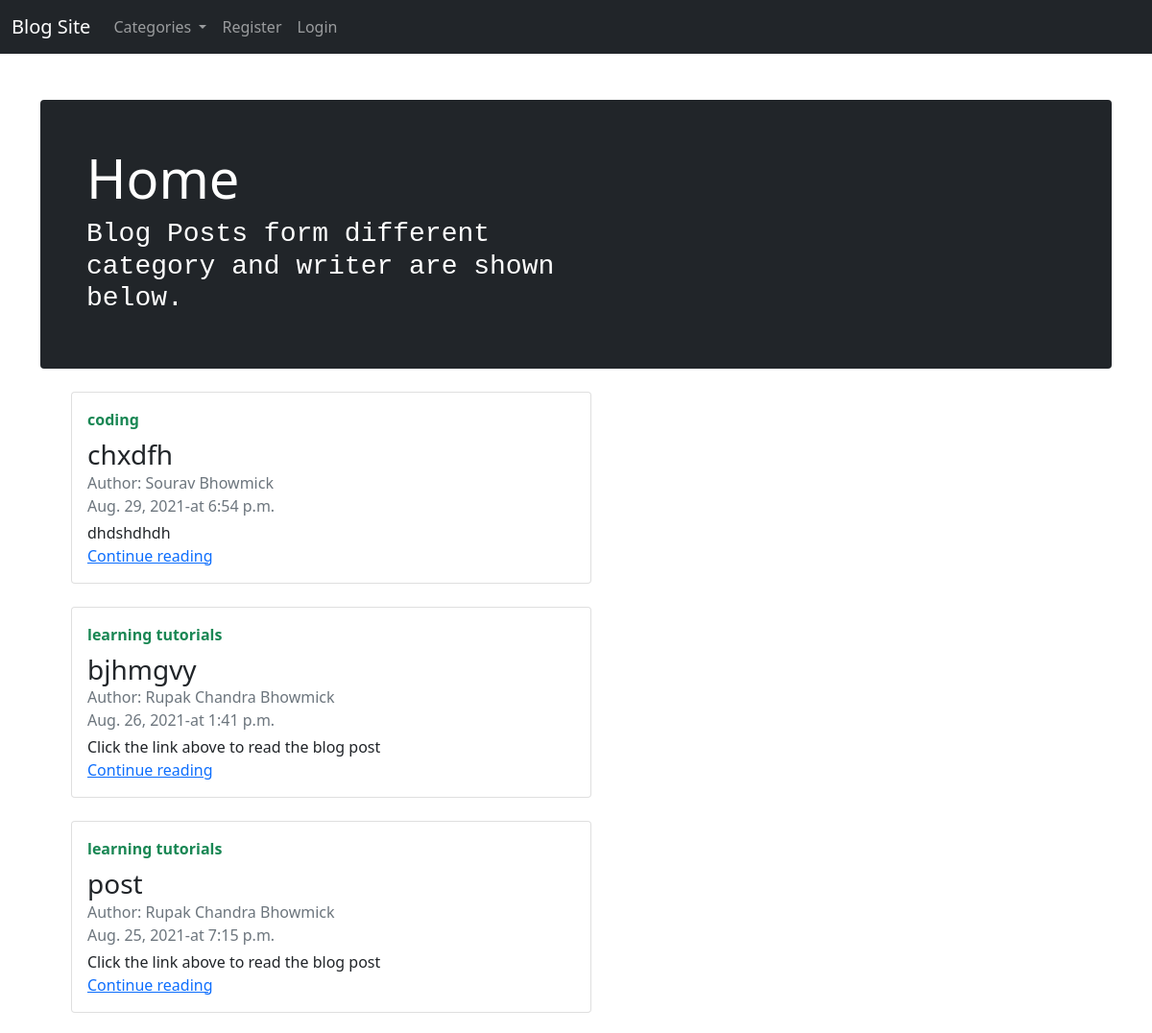
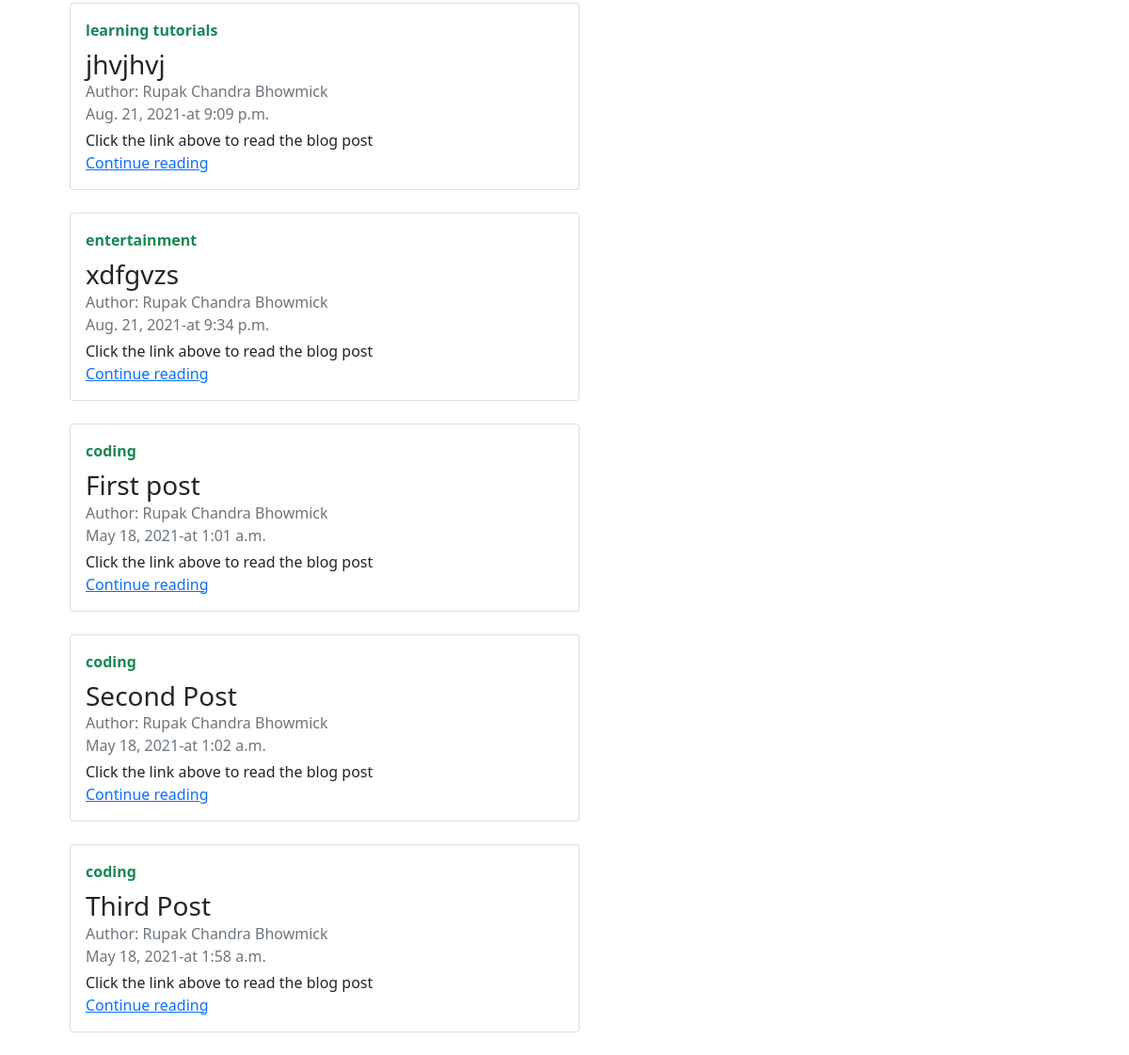
Before: / with the older database file (2 pictures, top to bottom).
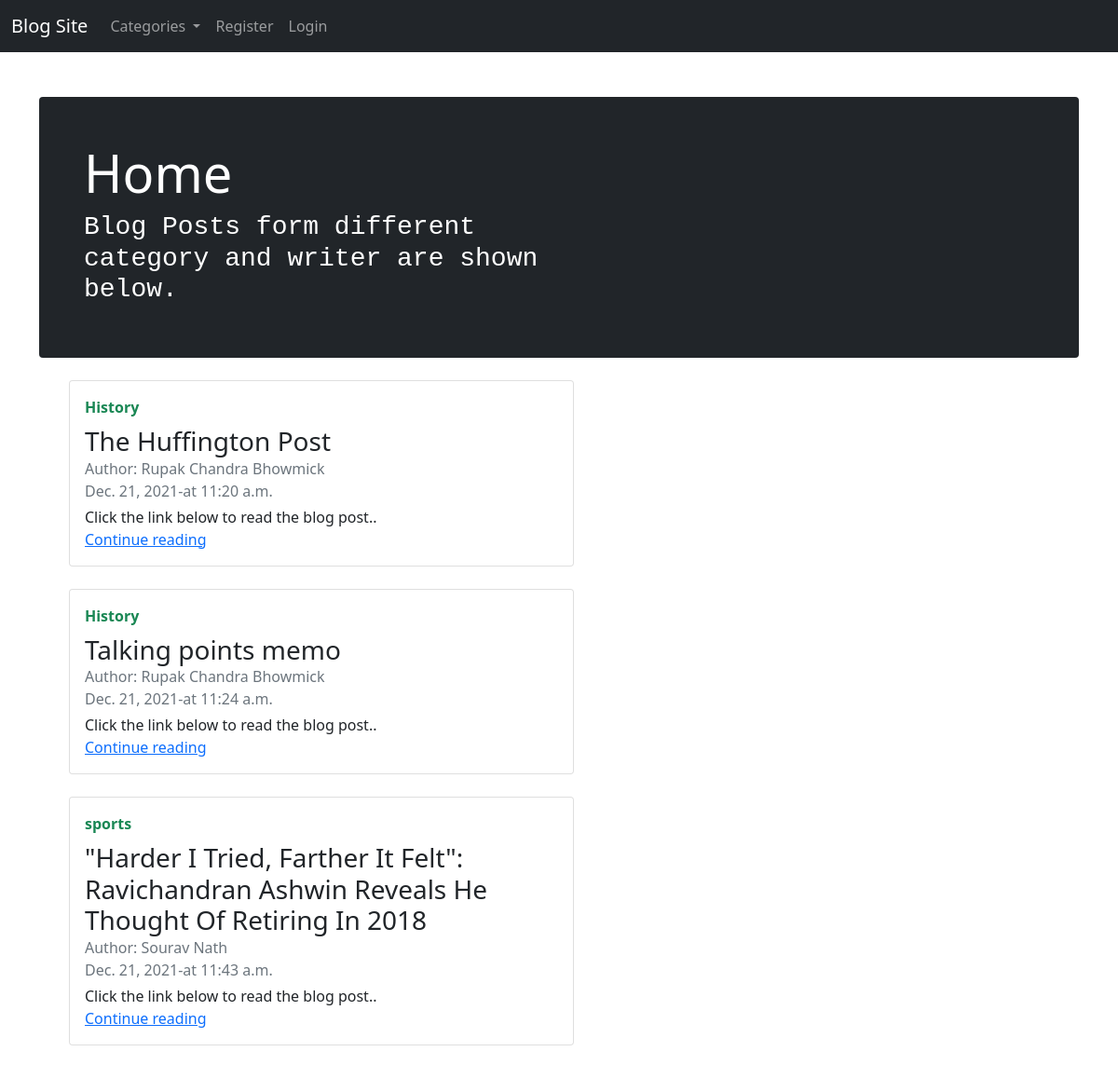
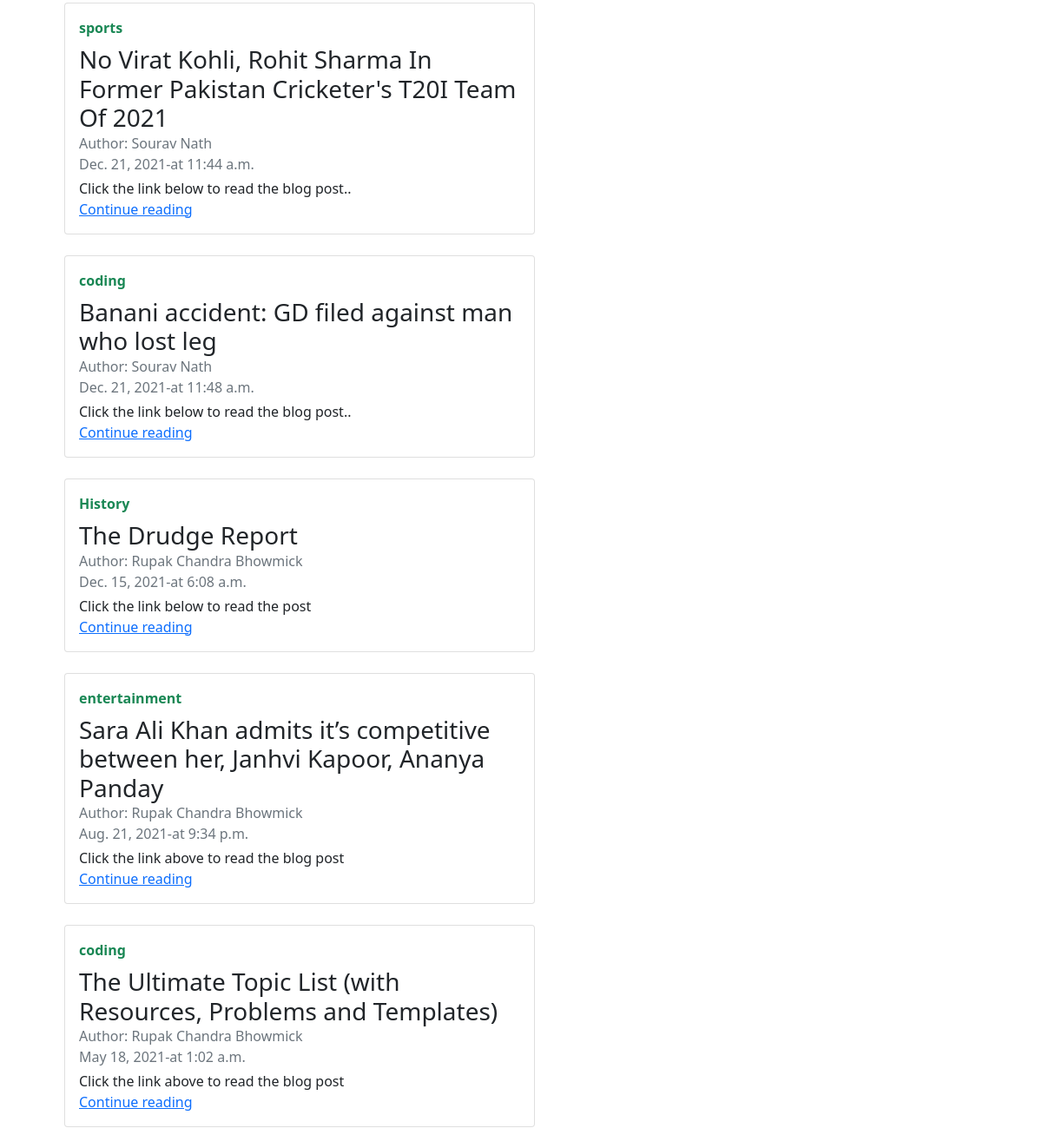
After: the same page with the newer database file (2 pictures, top to bottom).
### blog/models.py (models this page shows, shortened)
class Post(models.Model):
    title = models.CharField(max_length=255)
    header_image = models.ImageField(null=True,blank=True,upload_to="images/")
    title_tag = models.CharField(max_length=255,default = "My Blog")
    author= models.ForeignKey(User,on_delete= models.CASCADE)
    body = RichTextField(blank=True,null=True)
    post_date = models.DateField(auto_now_add = True)
    post_time = models.TimeField(auto_now_add = True)
    category = models.CharField(max_length=255,default="coding")
    likes = models.ManyToManyField(User,related_name="blog_posts")
    caption = models.CharField(max_length=255,default="Click the link below to read the blog post..")

### blog/views.py (the view)
# urls.py: path('',HomeView.as_view(),name="home"),
class HomeView(ListView):
    model = Post
    template_name = 'blog/home.html'
    ordering = ['-post_date']
    def get_context_data(self , *args , **kwargs ):
        cat_menu = Category.objects.all()
        context = super(HomeView, self ).get_context_data(*args , **kwargs)
        context["cat_menu"] = cat_menu
        return context

### blog/models.py (called while the page is built)
    def __str__(self):
        return self.name

### blog/templates/blog/home.html (shortened to what this page needs)
{% extends 'blog/base.html' %}
{% block content%}
<div class="jumbotron p-3 p-md-5 text-white rounded bg-dark">
    <div class="col-md-6 px-0">
      <h1 class="display-4 font-italic">Home</h1>
      <h3 style="font-family: 'Courier New', Courier, monospace;">Blog Posts form different category and writer are shown below.</h3>
    </div>
  </div>
<br>
<ul style="list-style-type: none;">
    {% for post in object_list %}
    <li>
        <div class="col-md-6">
            <div class="card flex-md-row mb-4 box-shadow h-md-250">
            <div class="card-body d-flex flex-column align-items-start">
                <a class="text-decoration-none" href="{% url 'category' post.category %}">
                    <strong class="d-inline-block mb-2 text-success">{{ post.category }}</strong>
                </a>
                <h3 class="mb-0">
                <a class="text-dark text-decoration-none" href="{% url 'article-detail' post.pk %}">{{ post.title }}</a>
                </h3>
                <div class="mb-1 text-muted">Author:
                        {{ post.author.first_name }}
                        {{ post.author.last_name }} <br>
                        {{ post.post_date }}-at {{ post.post_time }}
                </div>
                <p class="card-text mb-auto">{{ post.caption }}</p>
                <a href="{% url 'article-detail' post.pk %}">Continue reading</a>
            </div>
            </div>
        </div>
    </li>
    {% endfor %}
</ul>
{% endblock %}

### blog/templates/blog/base.html (shortened to what this page needs)
<!doctype html>
<html lang="en">
  <head>
    <link href="https://cdn.jsdelivr.net/npm/bootstrap@5.0.0-beta3/dist/css/bootstrap.min.css" rel="stylesheet">
  </head>
  <body>
    <nav class="navbar navbar-expand-lg navbar-dark bg-dark">
      <div class="container-fluid">
        <a class="navbar-brand" href="{% url 'home' %}">Blog Site</a>
        <div class="collapse navbar-collapse" id="navbarSupportedContent">
          <ul class="navbar-nav me-auto mb-2 mb-lg-0">
            {% if cat_menu %}
            <li class="nav-item dropdown">
              <a class="nav-link dropdown-toggle" href="#" id="navbarDropdown" role="button" data-bs-toggle="dropdown" aria-expanded="false">
                Categories
              </a>
            </li>
            {% else %}
            <li class="nav-item">
              <a class="nav-link" href="{% url 'category_list' %}">Categories</a>
            </li>
            {% endif %}
            {% if user.is_authenticated %}
              <li class="nav-item">
                <a class="nav-link" href="{% url 'add_post' %}">New Post</a>
              </li>
              <li class="nav-item">
                <a class="nav-link" href="{% url 'add_category' %}">Add Category</a>
              </li>
            {% else %}
              <li class="nav-item">
                <a class="nav-link" href="{% url 'register' %}">Register</a>
              </li>
              <li class="nav-item">
                <a class="nav-link" href="{% url 'login' %}">Login</a>
              </li>
            {% endif %}
          </ul>
        </div>
      </div>
    </nav>
      <br><br>
      <div class="container">
          {% block content%}
          {% endblock %}
      </div>
  </body>
</html>

Changed rows visible on the page:
removed Post: category "coding", title "chxdfh", author.first_name "Sourav", author.last_name "Bhowmick", post_date "Aug. 29, 2021", post_time "6:54 p.m.", caption "dhdshdhdh"
removed Post: category "learning tutorials", title "bjhmgvy", author.first_name "Rupak Chandra", author.last_name "Bhowmick", post_date "Aug. 26, 2021", post_time "1:41 p.m.", caption "Click the link above to read the blog post"
removed Post: category "learning tutorials", title "post", author.first_name "Rupak Chandra", author.last_name "Bhowmick", post_date "Aug. 25, 2021", post_time "7:15 p.m.", caption "Click the link above to read the blog post"
removed Post: category "learning tutorials", title "jhvjhvj", author.first_name "Rupak Chandra", author.last_name "Bhowmick", post_date "Aug. 21, 2021", post_time "9:09 p.m.", caption "Click the link above to read the blog post"
removed Post: category "coding", title "First post", author.first_name "Rupak Chandra", author.last_name "Bhowmick", post_date "May 18, 2021", post_time "1:01 a.m.", caption "Click the link above to read the blog post"
removed Post: category "coding", title "Third Post", author.first_name "Rupak Chandra", author.last_name "Bhowmick", post_date "May 18, 2021", post_time "1:58 a.m.", caption "Click the link above to read the blog post"
added Post: category "History", title "The Huffington Post", author.first_name "Rupak Chandra", author.last_name "Bhowmick", post_date "Dec. 21, 2021", post_time "11:20 a.m.", caption "Click the link below to read the blog post.."
added Post: category "History", title "Talking points memo", author.first_name "Rupak Chandra", author.last_name "Bhowmick", post_date "Dec. 21, 2021", post_time "11:24 a.m.", caption "Click the link below to read the blog post.."
added Post: category "sports", title "\"Harder I Tried, Farther It Felt\": Ravichandran Ashwin Reveals He Thought Of Retiring In 2018", author.first_name "Sourav", author.last_name "Nath", post_date "Dec. 21, 2021", post_time "11:43 a.m.", caption "Click the link below to read the blog post.."
added Post: category "sports", title "No Virat Kohli, Rohit Sharma In Former Pakistan Cricketer's T20I Team Of 2021", author.first_name "Sourav", author.last_name "Nath", post_date "Dec. 21, 2021", post_time "11:44 a.m.", caption "Click the link below to read the blog post.."
added Post: category "coding", title "Banani accident: GD filed against man who lost leg", author.first_name "Sourav", author.last_name "Nath", post_date "Dec. 21, 2021", post_time "11:48 a.m.", caption "Click the link below to read the blog post.."
added Post: category "History", title "The Drudge Report", author.first_name "Rupak Chandra", author.last_name "Bhowmick", post_date "Dec. 15, 2021", post_time "6:08 a.m.", caption "Click the link below to read the post"
changed Post "entertainment": title "xdfgvzs" → "Sara Ali Khan admits it’s competitive between her, Janhvi Kapoor, Ananya Panday"
changed Post: title "Second Post" → "The Ultimate Topic List (with Resources, Problems and Templates)"
